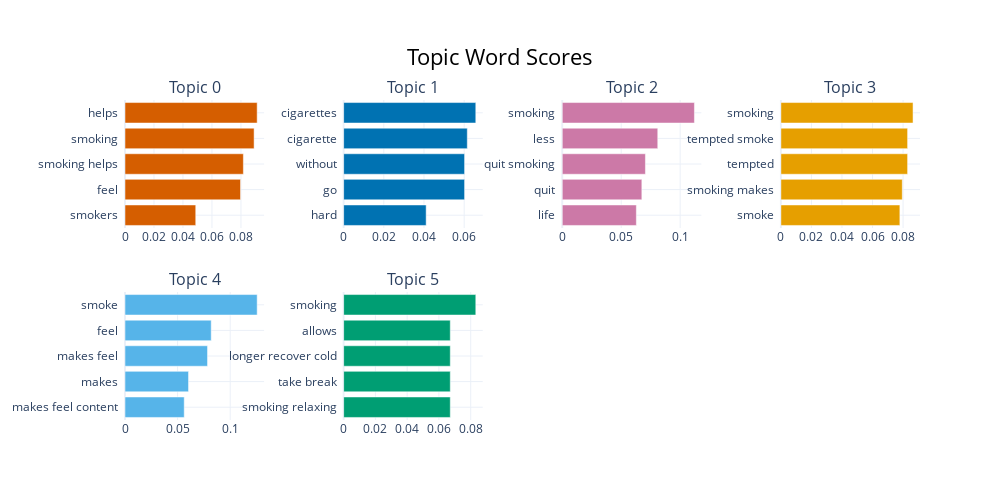

The notebook cell this image was saved under:
### Code cell
bar_chart = model.visualize_barchart()

# Update filepath as needed
bar_chart.write_image("../Visualizations/BERTopic_Bar_Chart.png", width=800, height=600)
bar_chart

### Figure 1 — Plotly figure (JSON) as saved in the notebook; plotly's stock layout.template omitted (floating-point values rounded to 4 significant figures)
{"data": [{"marker": {"color": "#D55E00"}, "orientation": "h", "type": "bar", "x": [0.0488, 0.07971, 0.08167, 0.08907, 0.09119], "xaxis": "x", "y": ["smokers  ", "feel  ", "smoking helps  ", "smoking  ", "helps  "], "yaxis": "y"}, {"marker": {"color": "#0072B2"}, "orientation": "h", "type": "bar", "x": [0.04107, 0.0602, 0.0602, 0.06155, 0.06578], "xaxis": "x2", "y": ["hard  ", "go  ", "without  ", "cigarette  ", "cigarettes  "], "yaxis": "y2"}, {"marker": {"color": "#CC79A7"}, "orientation": "h", "type": "bar", "x": [0.06286, 0.06752, 0.07055, 0.08102, 0.1121], "xaxis": "x3", "y": ["life  ", "quit  ", "quit smoking  ", "less  ", "smoking  "], "yaxis": "y3"}, {"marker": {"color": "#E69F00"}, "orientation": "h", "type": "bar", "x": [0.0779, 0.07948, 0.08297, 0.08297, 0.08653], "xaxis": "x4", "y": ["smoke  ", "smoking makes  ", "tempted  ", "tempted smoke  ", "smoking  "], "yaxis": "y4"}, {"marker": {"color": "#56B4E9"}, "orientation": "h", "type": "bar", "x": [0.05631, 0.0604, 0.07845, 0.08196, 0.1256], "xaxis": "x5", "y": ["makes feel content  ", "makes  ", "makes feel  ", "feel  ", "smoke  "], "yaxis": "y5"}, {"marker": {"color": "#009E73"}, "orientation": "h", "type": "bar", "x": [0.06713, 0.06713, 0.06713, 0.06713, 0.0832], "xaxis": "x6", "y": ["smoking relaxing  ", "take break  ", "longer recover cold  ", "allows  ", "smoking  "], "yaxis": "y6"}], "layout": {"annotations": [{"font": {"size": 16}, "showarrow": false, "text": "Topic 0", "x": 0.0875, "xanchor": "center", "xref": "paper", "y": 1, "yanchor": "bottom", "yref": "paper"}, {"font": {"size": 16}, "showarrow": false, "text": "Topic 1", "x": 0.3625, "xanchor": "center", "xref": "paper", "y": 1, "yanchor": "bottom", "yref": "paper"}, {"font": {"size": 16}, "showarrow": false, "text": "Topic 2", "x": 0.6375, "xanchor": "center", "xref": "paper", "y": 1, "yanchor": "bottom", "yref": "paper"}, {"font": {"size": 16}, "showarrow": false, "text": "Topic 3", "x": 0.9125, "xanchor": "center", "xref": "paper", "y": 1, "yanchor": "bottom", "yref": "paper"}, {"font": {"size": 16}, "showarrow": false, "text": "Topic 4", "x": 0.0875, "xanchor": "center", "xref": "paper", "y": 0.4, "yanchor": "bottom", "yref": "paper"}, {"font": {"size": 16}, "showarrow": false, "text": "Topic 5", "x": 0.3625, "xanchor": "center", "xref": "paper", "y": 0.4, "yanchor": "bottom", "yref": "paper"}], "height": 500, "hoverlabel": {"bgcolor": "white", "font": {"family": "Rockwell", "size": 16}}, "showlegend": false, "title": {"font": {"color": "Black", "size": 22}, "text": "Topic Word Scores", "x": 0.5, "xanchor": "center", "yanchor": "top"}, "width": 1000, "xaxis": {"anchor": "y", "autorange": true, "domain": [0, 0.175], "range": [0, 0.09599], "showgrid": true, "type": "linear"}, "xaxis2": {"anchor": "y2", "autorange": true, "domain": [0.275, 0.45], "range": [0, 0.06924], "showgrid": true, "type": "linear"}, "xaxis3": {"anchor": "y3", "autorange": true, "domain": [0.55, 0.725], "range": [0, 0.118], "showgrid": true, "type": "linear"}, "xaxis4": {"anchor": "y4", "autorange": true, "domain": [0.825, 1], "range": [0, 0.09108], "showgrid": true, "type": "linear"}, "xaxis5": {"anchor": "y5", "autorange": true, "domain": [0, 0.175], "range": [0, 0.1323], "showgrid": true, "type": "linear"}, "xaxis6": {"anchor": "y6", "autorange": true, "domain": [0.275, 0.45], "range": [0, 0.08758], "showgrid": true, "type": "linear"}, "xaxis7": {"anchor": "y7", "domain": [0.55, 0.725], "showgrid": true}, "xaxis8": {"anchor": "y8", "domain": [0.825, 1], "showgrid": true}, "yaxis": {"anchor": "x", "autorange": true, "domain": [0.6, 1], "range": [-0.5, 4.5], "showgrid": true, "type": "category"}, "yaxis2": {"anchor": "x2", "autorange": true, "domain": [0.6, 1], "range": [-0.5, 4.5], "showgrid": true, "type": "category"}, "yaxis3": {"anchor": "x3", "autorange": true, "domain": [0.6, 1], "range": [-0.5, 4.5], "showgrid": true, "type": "category"}, "yaxis4": {"anchor": "x4", "autorange": true, "domain": [0.6, 1], "range": [-0.5, 4.5], "showgrid": true, "type": "category"}, "yaxis5": {"anchor": "x5", "autorange": true, "domain": [0, 0.4], "range": [-0.5, 4.5], "showgrid": true, "type": "category"}, "yaxis6": {"anchor": "x6", "autorange": true, "domain": [0, 0.4], "range": [-0.5, 4.5], "showgrid": true, "type": "category"}, "yaxis7": {"anchor": "x7", "domain": [0, 0.4], "showgrid": true}, "yaxis8": {"anchor": "x8", "domain": [0, 0.4], "showgrid": true}}}
